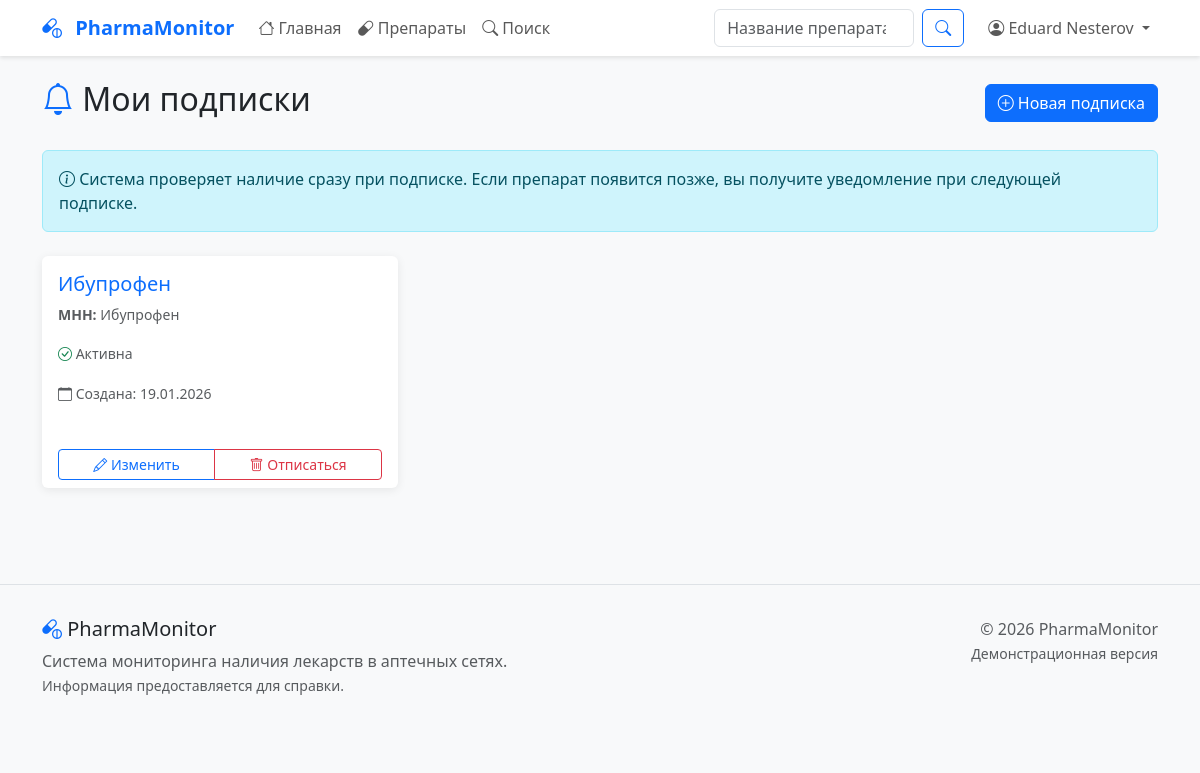
The page /drugs/subscriptions/ (signed in) on the database its author committed.
### drugs/models.py (models this page shows, shortened)
class CustomUser(AbstractBaseUser, PermissionsMixin):
    email = models.EmailField("Электронная почта", unique=True)
    username = models.CharField("Имя пользователя", max_length=150, unique=True, blank=True, null=True)
    first_name = models.CharField("Имя", max_length=150, blank=True)
    last_name = models.CharField("Фамилия", max_length=150, blank=True)
    is_staff = models.BooleanField("Сотрудник", default=False)
    is_active = models.BooleanField("Активен", default=True)
    date_joined = models.DateTimeField("Дата регистрации", auto_now_add=True)
    email_notifications = models.BooleanField("Email уведомления", default=True)
    objects = CustomUserManager()
    USERNAME_FIELD = 'email'
    REQUIRED_FIELDS = ['username']  # Важно: добавьте username сюда
    class Meta:
        verbose_name = "Пользователь"
        verbose_name_plural = "Пользователи"
        db_table = 'custom_user'  # Явно указываем имя таблицы
    def get_full_name(self):
        full_name = f"{self.first_name} {self.last_name}".strip()
        return full_name if full_name else self.email

class UserSubscription(models.Model):
    user = models.ForeignKey(settings.AUTH_USER_MODEL, on_delete=models.CASCADE, verbose_name="Пользователь")
    drug = models.ForeignKey(Drug, on_delete=models.CASCADE, verbose_name="Препарат")
    city = models.CharField("Город", max_length=100, blank=True, null=True)
    max_price = models.DecimalField("Максимальная цена", max_digits=10, decimal_places=2, blank=True, null=True)
    is_active = models.BooleanField("Активна", default=True)
    created_at = models.DateTimeField("Дата создания", auto_now_add=True)
    class Meta:
        verbose_name = "Подписка пользователя"
        verbose_name_plural = "Подписки пользователей"
        unique_together = ['user', 'drug', 'city']

class Drug(models.Model):
    mnn = models.CharField("МНН (Международное название)", max_length=255)
    trade_name = models.CharField("Торговое название", max_length=255)
    form = models.CharField("Форма выпуска", max_length=100)
    dosage = models.CharField("Дозировка", max_length=100)
    manufacturer = models.CharField("Производитель", max_length=255)
    atx_code = models.CharField("АТХ код", max_length=20, blank=True, null=True)
    description = models.TextField("Описание", blank=True, null=True)
    created_at = models.DateTimeField("Дата добавления", auto_now_add=True)
    updated_at = models.DateTimeField("Дата обновления", auto_now=True)
    class Meta:
        verbose_name = "Препарат"
        verbose_name_plural = "Препараты"
        ordering = ['trade_name']

### drugs/views.py (the view)
# urls.py: path('subscriptions/', views.my_subscriptions, name='my_subscriptions'),
@login_required
def my_subscriptions(request):
    subscriptions = UserSubscription.objects.filter(user=request.user).select_related('drug')
    return render(request, 'drugs/my_subscriptions.html', {
        'subscriptions': subscriptions,
    })

### drugs/templates/drugs/my_subscriptions.html (shortened to what this page needs)
{% extends 'base.html' %}
{% block content %}
<div class="d-flex justify-content-between align-items-center mb-4">
    <h2><i class="bi bi-bell text-primary"></i> Мои подписки</h2>
    <a href="{% url 'drugs:subscribe' %}" class="btn btn-primary">
        <i class="bi bi-plus-circle"></i> Новая подписка
    </a>
</div>
<div class="alert alert-info mb-4">
    <i class="bi bi-info-circle"></i>
    Система проверяет наличие сразу при подписке.
    Если препарат появится позже, вы получите уведомление при следующей подписке.
</div>
{% if subscriptions %}
    <div class="row">
        {% for subscription in subscriptions %}
            <div class="col-md-6 col-lg-4 mb-4">
                <div class="card h-100 {% if not subscription.is_active %}bg-light{% endif %}">
                    <div class="card-body">
                        <h5 class="card-title">
                            <a href="{% url 'drugs:drug_detail' subscription.drug.id %}" class="text-decoration-none">
                                {{ subscription.drug.trade_name }}
                            </a>
                        </h5>
                        <p class="card-text text-muted small">
                            <strong>МНН:</strong> {{ subscription.drug.mnn }}
                        </p>
                        <p class="card-text">
                            <small class="text-muted">
                                <i class="bi bi-{% if subscription.is_active %}check-circle text-success{% else %}x-circle text-secondary{% endif %}"></i>
                                {% if subscription.is_active %}Активна{% else %}Неактивна{% endif %}
                            </small>
                        </p>
                        <p class="card-text">
                            <small class="text-muted">
                                <i class="bi bi-calendar"></i> Создана: {{ subscription.created_at|date:"d.m.Y" }}
                            </small>
                        </p>
                    </div>
                    <div class="card-footer bg-transparent border-top-0">
                        <div class="btn-group w-100" role="group">
                            <a href="{% url 'drugs:edit_subscription' subscription.id %}" class="btn btn-sm btn-outline-primary">
                                <i class="bi bi-pencil"></i> Изменить
                            </a>
                            <a href="{% url 'drugs:unsubscribe' subscription.id %}" class="btn btn-sm btn-outline-danger">
                                <i class="bi bi-trash"></i> Отписаться
                            </a>
                        </div>
                    </div>
                </div>
            </div>
        {% endfor %}
    </div>
{% endif %}
{% endblock %}

### templates/base.html (shortened to what this page needs)
<!DOCTYPE html>
<html lang="ru">
<head>
    <link href="https://cdn.jsdelivr.net/npm/bootstrap@5.3.0/dist/css/bootstrap.min.css" rel="stylesheet">
    <link rel="stylesheet" href="https://cdn.jsdelivr.net/npm/bootstrap-icons@1.10.0/font/bootstrap-icons.css">
</head>
<body>
    <nav class="navbar navbar-expand-lg navbar-light bg-white navbar-shadow">
        <div class="container">
            <a class="navbar-brand text-primary" href="{% url 'home' %}">
                <i class="bi bi-capsule-pill me-2"></i>
                <strong>PharmaMonitor</strong>
            </a>
            <div class="collapse navbar-collapse" id="navbarNav">
                <ul class="navbar-nav me-auto">
                    <li class="nav-item">
                        <a class="nav-link" href="{% url 'home' %}">
                            <i class="bi bi-house"></i> Главная
                        </a>
                    </li>
                    <li class="nav-item">
                        <a class="nav-link" href="{% url 'drugs:drug_list' %}">
                            <i class="bi bi-capsule"></i> Препараты
                        </a>
                    </li>
                    <li class="nav-item">
                        <a class="nav-link" href="{% url 'drugs:drug_search' %}">
                            <i class="bi bi-search"></i> Поиск
                        </a>
                    </li>
                </ul>
                <form class="d-flex me-3" method="get" action="{% url 'drugs:drug_search' %}">
                    <input class="form-control me-2" type="search" name="q"
                           placeholder="Название препарата..." style="width: 200px;">
                    <button class="btn btn-outline-primary" type="submit">
                        <i class="bi bi-search"></i>
                    </button>
                </form>
                <ul class="navbar-nav">
                    {% if user.is_authenticated %}
                        <li class="nav-item dropdown">
                            <a class="nav-link dropdown-toggle" href="#" id="userDropdown" role="button" data-bs-toggle="dropdown">
                                <i class="bi bi-person-circle"></i> {{ user.get_full_name|default:user.email }}
                            </a>
                        </li>
                    {% endif %}
                </ul>
            </div>
        </div>
    </nav>
    <main class="container py-4">
        {% block content %}{% endblock %}
    </main>
    <footer class="mt-5">
        <div class="container">
            <div class="row">
                <div class="col-md-6">
                    <h5><i class="bi bi-capsule-pill text-primary"></i> PharmaMonitor</h5>
                    <p class="text-muted">
                        Система мониторинга наличия лекарств в аптечных сетях.<br>
                        <small>Информация предоставляется для справки.</small>
                    </p>
                </div>
                <div class="col-md-6 text-md-end">
                    <p class="mb-0 text-muted">
                        &copy; {% now "Y" %} PharmaMonitor<br>
                        <small>Демонстрационная версия</small>
                    </p>
                </div>
            </div>
        </div>
    </footer>
</body>
</html>

### templates/base.html (style rules this page uses)
body { font-family: 'Segoe UI', system-ui, -apple-system, sans-serif; background-color: #f8f9fa; }
.navbar-brand { font-weight: 600; }
.card { border: none; box-shadow: 0 2px 10px rgba(0,0,0,0.08); transition: transform 0.2s; margin-bottom: 20px; }
footer { margin-top: 3rem; padding: 2rem 0; background-color: #f8f9fa; border-top: 1px solid #dee2e6; }
.navbar { box-shadow: 0 2px 4px rgba(0,0,0,0.1); }

### rows shown on the page
CustomUser: get_full_name "Eduard Nesterov"
UserSubscription: drug.trade_name "Ибупрофен", drug.mnn "Ибупрофен", is_active True (drawn), created_at "19.01.2026"
